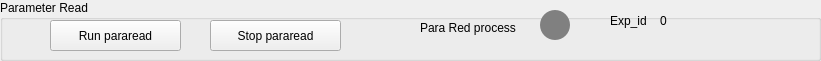
    <widget class="QGroupBox" name="groupBox_4">
     <property name="geometry">
      <rect>
       <x>10</x>
       <y>550</y>
       <width>821</width>
       <height>61</height>
      </rect>
     </property>
     <property name="title">
      <string>Parameter Read</string>
     </property>
     <widget class="QLabel" name="label_9">
      <property name="geometry">
       <rect>
        <x>420</x>
        <y>20</y>
        <width>101</width>
        <height>16</height>
       </rect>
      </property>
      <property name="text">
       <string>Para Red process</string>
      </property>
     </widget>
     <widget class="QPushButton" name="pushButton_22">
      <property name="geometry">
       <rect>
        <x>50</x>
        <y>20</y>
        <width>131</width>
        <height>31</height>
       </rect>
      </property>
      <property name="text">
       <string>Run pararead</string>
      </property>
     </widget>
     <widget class="QPushButton" name="pushButton_23">
      <property name="geometry">
       <rect>
        <x>540</x>
        <y>10</y>
        <width>30</width>
        <height>30</height>
       </rect>
      </property>
      <property name="styleSheet">
       <string notr="true">border-radius:15px;
background-color:grey;
</string>
      </property>
      <property name="text">
       <string/>
      </property>
     </widget>
     <widget class="QPushButton" name="pushButton_24">
      <property name="geometry">
       <rect>
        <x>210</x>
        <y>20</y>
        <width>131</width>
        <height>31</height>
       </rect>
      </property>
      <property name="text">
       <string>Stop pararead</string>
      </property>
     </widget>
     <widget class="QLabel" name="label_15">
      <property name="geometry">
       <rect>
        <x>610</x>
        <y>10</y>
        <width>41</width>
        <height>21</height>
       </rect>
      </property>
      <property name="text">
       <string>Exp_id</string>
      </property>
     </widget>
     <widget class="QLabel" name="label_16">
      <property name="geometry">
       <rect>
        <x>660</x>
        <y>10</y>
        <width>21</width>
        <height>21</height>
       </rect>
      </property>
      <property name="text">
       <string>0</string>
      </property>
     </widget>
    </widget>
